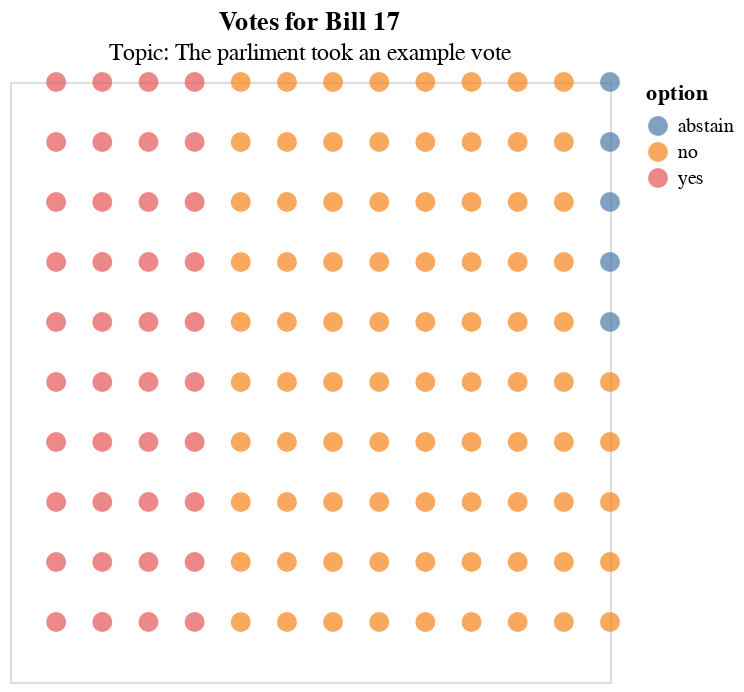

The notebook cell this image was saved under:
### Code cell
plot_votes(plot_votes_df)

### Figure 1 — Vega-Lite specification as saved in the notebook (floating-point values rounded to 4 significant figures; data arrays with more than 128 entries replaced by an {"elided": "..."} marker saying what was removed)
{"config": {"view": {"continuousWidth": 300, "continuousHeight": 300}}, "data": {"name": "data-1aed7dc4724956db708011a8f6959186"}, "mark": {"type": "point", "filled": true, "size": 100}, "encoding": {"color": {"field": "option", "type": "nominal"}, "x": {"axis": {"domain": false, "grid": false, "labels": false, "ticks": false}, "field": "x", "title": null, "type": "quantitative"}, "y": {"axis": {"domain": false, "ticks": false, "grid": false, "labels": false}, "field": "y", "title": null, "type": "quantitative"}}, "title": {"text": "Votes for Bill 17", "subtitle": "Topic: The parliment took an example vote"}, "$schema": "https://vega.github.io/schema/vega-lite/v5.20.1.json", "datasets": {"data-1aed7dc4724956db708011a8f6959186": {"elided": "130 records"}}}
